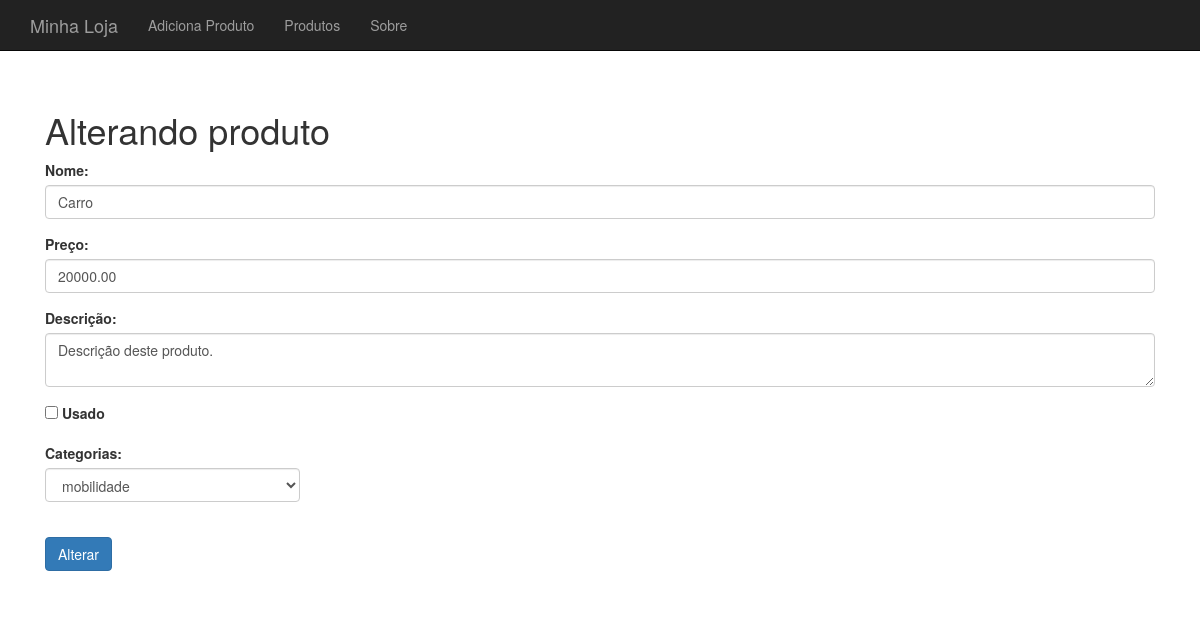
The app's page /produto-altera-formulario.php?id=1 with its own data.
### tables this page shows
CREATE TABLE `produtos` (
  `id` int(11) NOT NULL AUTO_INCREMENT,
  `nome` varchar(255) DEFAULT NULL,
  `preco` decimal(10,2) DEFAULT NULL,
  `descricao` text,
  `categoria_id` int(11) DEFAULT NULL,
  `usado` tinyint(1) DEFAULT '0',
  PRIMARY KEY (`id`)
);

### banco-produto.php (called while the page is built, shortened)
<?php
function buscaProduto($conexao, $id) {
	$query = "SELECT * FROM produtos WHERE id={$id}";
	$resultado = mysqli_query($conexao, $query);
	return mysqli_fetch_assoc($resultado);
}

### banco-categoria.php (called while the page is built)
<?php
function listaCategorias($conexao){
	$categorias = array();
	$query = "SELECT * FROM categorias";
	$resultado = mysqli_query($conexao, $query);
	while ($categoria = mysqli_fetch_assoc($resultado)) {
		array_push($categorias, $categoria);
	}
	return $categorias;
}

### produto-altera-formulario.php (the view, shortened to what this page needs)
<?php
require "header.php";
require "conecta.php";
require "banco-categoria.php";
require "banco-produto.php";
$id = $_GET['id'];
$produto = buscaProduto($conexao, $id);
$categorias = listaCategorias($conexao);
$usado = $produto['usado'] ? "checked='checked'" : "";
?>
<h1>Alterando produto</h1>
<form action="altera-produto.php" method="post">
	<div class="form-group">
		<label for="nome">Nome:</label>
		<input class="form-control" type="text" name="nome" id="nome" value="<?php echo $produto['nome'];?>">
	</div>
	<div class="form-group">
		<label for="preco">Preço:</label>
		<input class="form-control" type="number" name="preco" id="preco" value="<?php echo $produto['preco'];?>">
	</div>
	<div class="form-group">
		<label for="descricao">Descrição:</label>
		<textarea class="form-control" name="descricao" id="descricao"><?php echo $produto['descricao'];?></textarea>
	</div>
	<div class="row">
		<div class="col-md-3 form-group">
			<input type="checkbox" name="usado" id="usado" value="true" <?php echo $usado ?>>
			<label for="usado">Usado</label>
		</div>
	</div>
	<div class="row">
		<div class="col-md-3 form-group">
			<label for="categorias">Categorias:</label>
			<select class="form-control" name="categoria_id" id="categorias">
			<?php
			foreach($categorias as $categoria):
				$selected = $produto['categoria_id'] == $categoria['id'] ? "selected" : "";
			?>
				<option value="<?php echo $categoria['id'];?>" <?php echo $selected?> >
					<?php echo $categoria['nome'];?>
				</option>
			<?php
			endforeach;
			?>
			</select>
		</div>
	</div>
	<br/>
	<input class="btn btn-primary" type="submit" value="Alterar">
</form>
<?php require "footer.php" ?>

### css/loja.css (style rules this page uses)
body { padding-top: 50px; }

### records on screen
produtos: nome "Carro", preco "20000.00", descricao "Descrição deste produto."

### other values on screen
form field categoria_id "mobilidade"
